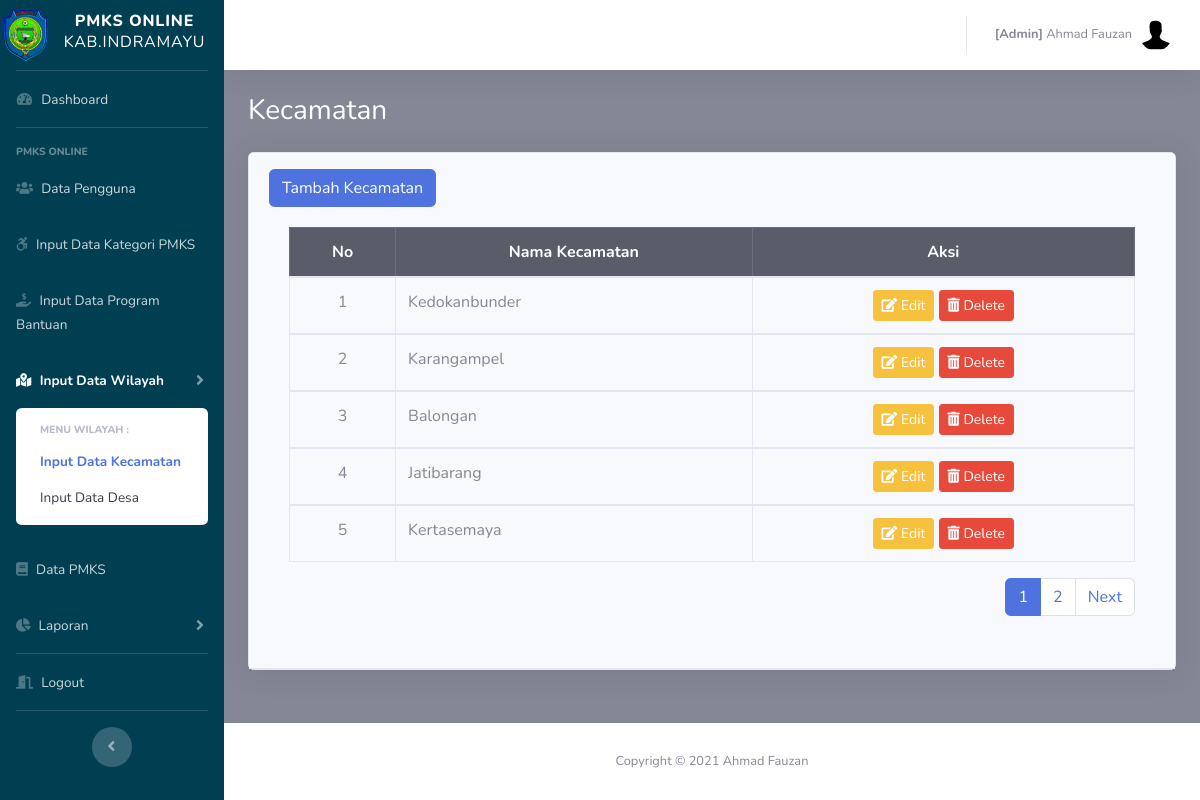
The app's page /admin/kecamatan.php (signed in) with its own data.
### tables this page shows
CREATE TABLE `pegawai` (
  `id_pegawai` int(11) NOT NULL,
  `nm_pegawai` varchar(50) NOT NULL,
  `nip` varchar(50) NOT NULL,
  `no_telepon` varchar(50) NOT NULL,
  `alamat` varchar(100) DEFAULT NULL,
  `id_desa` int(10) NOT NULL,
  `username` varchar(50) NOT NULL,
  `password` varchar(255) NOT NULL,
  `role` varchar(10) NOT NULL,
  `status` int(10) NOT NULL,
  `is_delete` int(11) NOT NULL,
  `row_edit` int(11) NOT NULL,
  `time_input` datetime NOT NULL DEFAULT CURRENT_TIMESTAMP
);

CREATE TABLE `kecamatan` (
  `id_kec` int(11) NOT NULL,
  `nm_kec` varchar(20) NOT NULL,
  `is_delete` int(11) NOT NULL,
  `row_edit` int(11) NOT NULL,
  `creator` int(11) NOT NULL,
  `time_input` datetime NOT NULL DEFAULT CURRENT_TIMESTAMP
);

### config.php (called while the page is built, shortened)
<?php
	$database = 'pmks';
?>

### functions.php (called while the page is built, shortened)
<?php
function query($query)
{
	include('config.php');
	$result = mysqli_query($koneksi, $query);
	$rows = [];
	while ($row = mysqli_fetch_assoc($result)) {
		$rows[] = $row;
	}
	return $rows;
}

### admin/kecamatan.php (the view, shortened to what this page needs)
<?php
  include('templetes/sidebar.php');
  include('templetes/topbar.php');
  require_once "../functions.php";
  $jml_DataHalaman = 5;
  $jml_responden = count(query( "SELECT * FROM kecamatan WHERE is_delete=1 AND nm_kec!= 'Tidak Ada' ORDER BY id_kec"));
  $jml_Halaman = ceil($jml_responden / $jml_DataHalaman);
  $pageAktif = (isset($_GET["page"]) ) ? $_GET["page"] : 1;
  $awaldata = ( $jml_DataHalaman * $pageAktif ) - $jml_DataHalaman;
  $kec=query("SELECT * FROM kecamatan WHERE is_delete=1 AND nm_kec!= 'Tidak Ada' ORDER BY id_kec LIMIT $awaldata, $jml_DataHalaman");
?>
        <div class="container-fluid">
          <h1 class="h3 mb-4 text-judul">Kecamatan</h1>
              <div class="card shadow mb-2">
                <div class="card-header py-3">
                  <button type="button" class="btn btn-primary" data-toggle="modal" data-target="#modalTambah">
                  Tambah Kecamatan
                </button>
                <div class="card-body">
                <div class="table-responsive">
                <table class="table table-bordered" width="100%" cellspacing="0">
                  <thead class="table-dark">
                    <tr>
                      <th class="text-center">No</th>
                      <th class="text-center">Nama Kecamatan</th>
                      <th class="text-center">Aksi</th>
                    </tr>
                  </thead>
                  <?php $i=$awaldata+1; ?>
                  <?php foreach ($kec as $row):?>
                    <tbody>
                      <tr>
                        <td class="text-center"><?=$i;?></td>
                        <td class="text-left"><?=$row['nm_kec'];?></td>
                        <td class="text-center">
                          <form method="POST">
                            <button type="button" id="edit" name="edit" class="btn btn-warning btn-sm" data-toggle="modal" data-target="#modalEdit<?= $row['id_kec']; ?>">
                            <i class="fas fa-edit"></i> Edit</button>
                            <button type="submit" name="hapus" class="btn btn-danger btn-sm" onclick="return confirm('yakin hapus <?=$row['nm_kec'] ?>?');">
                            <i class="fas fa-trash-alt"></i> Delete</button>
                          </form>
                        </td>
                      </tr>
                      <?php $i++;?>
                    <?php endforeach; ?>
                  </tbody>
                </table>
                <nav aria-label="Page navigation example">
                  <ul class="pagination float-right">
                    <?php for ($i=1; $i <= $jml_Halaman; $i++) : ?>
                      <?php if ($i == $pageAktif) : ?>
                        <li class="page-item active"><a class="page-link" href="?page=<?=$i; ?>"><?=$i; ?></a></li>
                        <?php else : ?>
                          <li class="page-item"><a class="page-link" href="?page=<?=$i; ?>"><?=$i; ?></a></li>
                        <?php endif; ?>
                      <?php endfor; ?>
                      <?php if ($pageAktif < $jml_Halaman) : ?>
                        <li class="page-item"><a class="page-link" href="?page=<?=$pageAktif+1; ?>">Next</a></li>
                      <?php endif; ?>
                    </ul>
                  </nav>
                </div>
              </div>
            </div>
          </div>
        </div>
      </div>
      <?php include('templetes/footer.php');?>

### admin/templetes/topbar.php (shortened to what this page needs)
<?php
require_once "../functions.php";
$idp = $_SESSION["id_pegawai"];
$pg = query("SELECT * FROM pegawai WHERE is_delete=1 AND id_pegawai = $idp")[0];
?>
          <ul class="navbar-nav ml-auto">
            <li class="nav-item dropdown no-arrow">
              <a class="nav-link dropdown-toggle" href="#" id="userDropdown" role="button" data-toggle="dropdown" aria-haspopup="true" aria-expanded="false">
                <span class="mr-2 d-none d-lg-inline text-gray-600 small"><b>[<?=$pg['role']?>]</b> <?=$pg['nm_pegawai']?></span>
                <img class="img-profile rounded-circle" src="../assets/img/default.jpg">
              </a>
            </li>
          </ul>
        </nav>

### admin/templetes/sidebar.php (style rules this page uses)
.text-judul { color: #ffffff; }

### records on screen
pegawai: role "Admin", nm_pegawai "Ahmad Fauzan"
kecamatan: nm_kec "Kedokanbunder"
kecamatan: nm_kec "Karangampel"
kecamatan: nm_kec "Balongan"
kecamatan: nm_kec "Jatibarang"
kecamatan: nm_kec "Kertasemaya"
